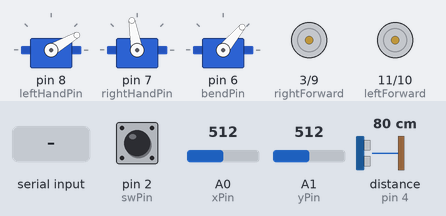
A sketch run on a simulated Arduino Uno, built with avr-gcc and run on an emulated ATmega328P. Parts: 3 × servo, motor-driver pin pairs drawn as motors (green arrow = first pin HIGH = forward, orange = second pin HIGH = backward, longer = more drive). Wiring (inferred from the names in the program): ultrasonic range finder: trigger pin 5; echo pin 4. The test bench sets the inputs (shaded band); at power-on: A1 (yPin) = 512, A0 (xPin) = 512, pin 2 (swPin) HIGH, distance to the obstacle (sensor on pin 4) 80 cm. The echo pulse lasts 58.3 µs per cm; what the sketch prints to the serial monitor is not drawn.

Above: at 2.2 s.
2.3 s: A1 (yPin) set to 412
3.8 s: A1 (yPin) set to 383
At 6.2 s:
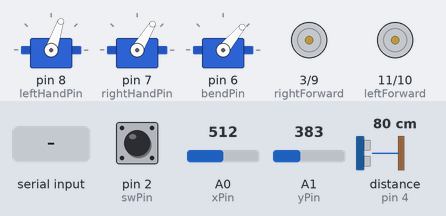
6.8 s: "Hand:150\n" received over Serial
9.8 s: A0 (xPin) set to 408
12.8 s: A0 (xPin) set to 390
At 13.29 s:
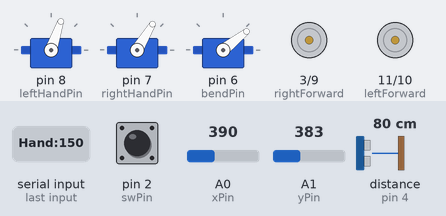
At 15.6 s:
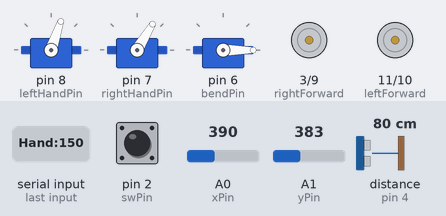
15.8 s: pin 2 (swPin) pulled LOW for 3.2 s
At 20.1 s:
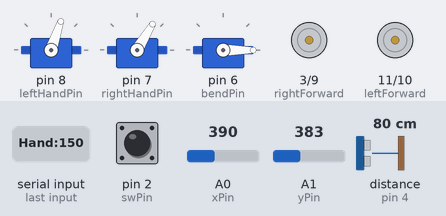
Timing chart, 0 to 21.5 s (numbered marks = the images above; inputs shaded):
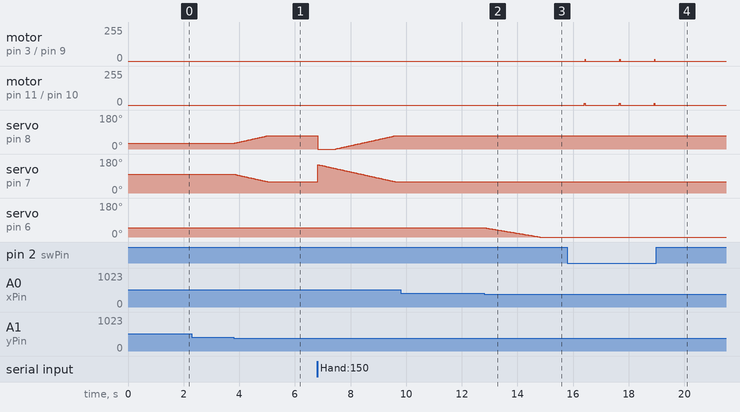

Measured:
- the behaviour switches between 400 and 399 on A1 (yPin) (found by bisection; images 0 and 1)
- the behaviour switches between 400 and 399 on A0 (xPin) (found by bisection; images 1 and 2)
- after the input at 2.3 s, every drawn part: stays the same
- after the input at 3.8 s, servo on pin 8 (leftHandPin): moves from 30° to 71° over 1.2 s, starting at once; servo on pin 7 (rightHandPin): moves from 100° to 59° over 1.2 s, starting at once
- after the input at 9.8 s, every drawn part: stays the same
- after the input at 12.8 s, servo on pin 6 (bendPin): moves from 50° to 0° over 2.0 s, starting at once

The sketch:

Main_Code.ino
```cpp
#include <Servo.h>

// Define servo motor pins
int leftHandPin = 8;   // Replace with your pin number
int rightHandPin = 7;  // Replace with your pin number
int bendPin = 6;       // Replace with your pin number

// Create servo objects
Servo leftHandServo;
Servo rightHandServo;
Servo bendServo;


const int trigPin = 5;  // Connect the trig pin of the sensor to digital pin 5
const int echoPin = 4;  // Connect the echo pin of the sensor to digital pin 4
int rightHandServoPosition = 100;
int leftHandServoPosition = 30;
int bendServoPosition = 50;
bool ArmMode = true;
int MaxSpeed = 100;

const int xPin = A0;  // Connect the X-axis of the joystick to analog pin A0
const int yPin = A1;  // Connect the Y-axis of the joystick to analog pin A1
const int swPin = 2;  // Connect the switch of the joystick to digital pin 2

// Motor control pins
int rightForward = 3;
int rightBackward = 9;
int leftBackward = 10;
int leftForward = 11;

void setup() {
  // Attach servo motors to respective pins
  leftHandServo.attach(leftHandPin);
  rightHandServo.attach(rightHandPin);
  bendServo.attach(bendPin);


  // Set initial positions for the servos
  leftHandServo.write(leftHandServoPosition);    // Replace with your initial position 30 - 70 =50
  rightHandServo.write(rightHandServoPosition);  // Replace with your initial position 100 - 50 = 50
  bendServo.write(bendServoPosition);            // Replace with your initial position down-50  up-0
  delay(1000);


  Serial.begin(9600);  // Initialize serial communication at 9600 bits per second
  pinMode(trigPin, OUTPUT);
  pinMode(echoPin, INPUT);

  pinMode(swPin, INPUT_PULLUP);  // Set the switch pin as input with internal pull-up resistor


  pinMode(rightForward, OUTPUT);
  pinMode(rightBackward, OUTPUT);
  pinMode(leftBackward, OUTPUT);
  pinMode(leftForward, OUTPUT);


  analogWrite(rightForward, 0);
  analogWrite(leftForward, 0);
  analogWrite(rightBackward, 0);
  analogWrite(leftBackward, 0);
}

String RecievedMsg = "";
String Key = "";
String Value = "";


void loop() {

  // Serial.println(rightHandServo.attached());


  // analogWrite(rightForward, 0);
  // analogWrite(leftForward, 0);
  // analogWrite(rightBackward, 100);
  // analogWrite(leftBackward, 100);
  // analogWrite(rightForward, 200);
  // analogWrite(leftForward, 200);
  // analogWrite(rightBackward, 200);
  // analogWrite(leftBackward, 100);
  // // Perform hand catch
  // handCatch();

  // // Perform hand drop
  // handDrop();

  // // Perform hand up
  // handUp();

  // // Perform hand down
  // handDown();

  // getDistance();


  if (Serial.available()) {
    RecievedMsg = Serial.readStringUntil('\n');
    if (RecievedMsg.length() > 0) {
      if (RecievedMsg.indexOf(':') != -1) {
        // colon exists in the string
        int separatorIndex = RecievedMsg.indexOf(':');
        Key = RecievedMsg.substring(0, separatorIndex);
        Value = RecievedMsg.substring(separatorIndex + 1);
        // if (SerialPrint == true) {
        // Serial.println(RecievedMsg);
        Serial.println("Key:" + Key);
        Serial.println("Value:" + Value);
        // }
      }
    }

    // SerialReciverdString = "";
    if (Key == "Hand") {

      int i = Value.toInt();


      leftHandServoPosition = 130 - i;
      rightHandServoPosition = i;
      leftHandServo.write(leftHandServoPosition);
      rightHandServo.write(rightHandServoPosition);
      delay(25);
    }
    if (Key == "Bend") {

      int i = Value.toInt();

      bendServoPosition = i;
      bendServo.write(bendServoPosition);
      delay(60);
    }
  }
  ReadJoystic();

  getDistance();

  // analogWrite(rightForward, 0);
  // analogWrite(leftForward, 0);
  // analogWrite(rightBackward, 70);
  // analogWrite(leftBackward, 70);
}

void handCatch() {
  // Left hand decrease, right hand increase with small delay
  for (int i = 30; i <= 70; i++) {
    leftHandServoPosition = i;
    rightHandServoPosition = 130 - i;
    leftHandServo.write(leftHandServoPosition);
    rightHandServo.write(rightHandServoPosition);
    delay(20);
  }
  delay(500);
}

void handDrop() {
  // Inverse of hand catch
  for (int i = 70; i >= 30; i--) {
    leftHandServoPosition = i;
    rightHandServoPosition = 130 - i;
    leftHandServo.write(leftHandServoPosition);
    rightHandServo.write(rightHandServoPosition);
    delay(20);
  }
  delay(500);
}

void handUp() {
  // Hand up motion with delay
  for (int i = 50; i >= 0; i--) {
    bendServoPosition = i;
    bendServo.write(bendServoPosition);
    delay(35);
  }
  delay(500);
}

void handDown() {
  // Inverse of hand up
  for (int i = 0; i <= 50; i++) {
    bendServoPosition = i;
    bendServo.write(bendServoPosition);
    delay(50);
  }
  delay(500);
}


void getDistance() {
  long duration;
  int distance;

  // Trigger the sensor by sending a 10 microsecond pulse
  digitalWrite(trigPin, LOW);
  delayMicroseconds(2);
  digitalWrite(trigPin, HIGH);
  delayMicroseconds(10);
  digitalWrite(trigPin, LOW);

  // Read the duration of the echo pulse
  duration = pulseIn(echoPin, HIGH);

  // Calculate the distance in centimeters
  distance = duration * 0.034 / 2;

  // // Print the distance to the serial monitor
  Serial.print("Distance: ");
  Serial.println(distance);
  // Serial.println(" cm");

  // Add a delay before the next measurement
  // delay(100);
}


void ReadJoystic() {
  // Read the analog values from the joystick
  int xValue = analogRead(xPin);
  int yValue = analogRead(yPin);

  // Read the digital value from the switch
  int swState = digitalRead(swPin);


  // Print the values to the serial monitor
  // Serial.print("X: ");
  // Serial.print(xValue);
  // Serial.print("\tY: ");
  // Serial.print(yValue);
  // Serial.print("\tSwitch: ");
  // Serial.println(swState);
  if (swState == 0) {
    ArmMode = !ArmMode;
    if (ArmMode) {
      // leftHandServo.attach(leftHandPin);
      // rightHandServo.attach(rightHandPin);
      // bendServo.attach(bendPin);
      Serial.println("Arm Mode");
    } else {
      Serial.println("Drive Mode");
      // leftHandServo.detach();
      // rightHandServo.detach();
      // bendServo.detach();
    }
    delay(600);
  }
  if (ArmMode) {

    if (yValue < 400) {
      int i = leftHandServoPosition;
      if (leftHandServoPosition <= 70) {
        i++;
        leftHandServoPosition = i;
        rightHandServoPosition = 130 - i;
        leftHandServo.write(leftHandServoPosition);
        rightHandServo.write(rightHandServoPosition);
        delay(25);
      }
    }
    if (yValue > 600) {
      int i = leftHandServoPosition;
      if (leftHandServoPosition >= 30) {
        i--;
        leftHandServoPosition = i;
        rightHandServoPosition = 130 - i;
        leftHandServo.write(leftHandServoPosition);
        rightHandServo.write(rightHandServoPosition);
        delay(25);
      }
    }
    if (xValue < 400) {
      // Hand up motion with delay
      int i = bendServoPosition;
      if (bendServoPosition >= 0) {
        i--;
        bendServoPosition = i;
        bendServo.write(bendServoPosition);
        delay(35);
      }
    }
    if (xValue > 600) {
      // Hand down motion with delay
      int i = bendServoPosition;
      if (bendServoPosition <= 50) {
        i++;
        bendServoPosition = i;
        bendServo.write(bendServoPosition);
        delay(60);
      }
    }
  }
  if (!ArmMode) {

    if (yValue < 450) {
      int x = map(yValue, 0, 450, MaxSpeed, 0);
      analogWrite(rightForward, 0);
      analogWrite(leftForward, x);
      analogWrite(rightBackward, 0);
      analogWrite(leftBackward, 0);

      delay(20);

      analogWrite(rightForward, 0);
      analogWrite(leftForward, 0);
      analogWrite(rightBackward, 0);
      analogWrite(leftBackward, 0);
    }
    if (yValue > 550) {
      int x = map(yValue, 550, 1000, MaxSpeed, 0);
      analogWrite(rightForward, x);
      analogWrite(leftForward, 0);
      analogWrite(rightBackward, 0);
      analogWrite(leftBackward, 0);

      delay(20);

      analogWrite(rightForward, 0);
      analogWrite(leftForward, 0);
      analogWrite(rightBackward, 0);
      analogWrite(leftBackward, 0);
    }
    if (xValue < 450) {  //0
      int x = map(xValue, 0, 450, MaxSpeed, 0);
      analogWrite(rightForward, x);
      analogWrite(leftForward, x);
      analogWrite(rightBackward, 0);
      analogWrite(leftBackward, 0);

      delay(10);

      analogWrite(rightForward, 0);
      analogWrite(leftForward, 0);
      analogWrite(rightBackward, 0);
      analogWrite(leftBackward, 0);
      delay(10);
    }
    if (xValue > 550) {  //1018

      int x = map(xValue, 0, 450, 0, MaxSpeed);
      analogWrite(rightForward, 0);
      analogWrite(leftForward, 0);
      digitalWrite(rightBackward, HIGH);
      digitalWrite(leftBackward, HIGH);

      delay(10);

      analogWrite(rightForward, 0);
      analogWrite(leftForward, 0);
      analogWrite(rightBackward, 0);
      analogWrite(leftBackward, 0);
    }
  }
}
```
